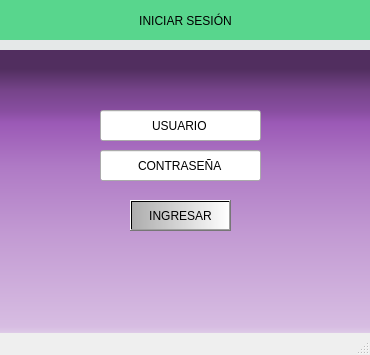
<?xml version="1.0" encoding="UTF-8"?>
<ui version="4.0">
 <class>MainWindow</class>
 <widget class="QMainWindow" name="MainWindow">
  <property name="geometry">
   <rect>
    <x>0</x>
    <y>0</y>
    <width>370</width>
    <height>355</height>
   </rect>
  </property>
  <property name="windowTitle">
   <string>MainWindow</string>
  </property>
  <widget class="QWidget" name="centralwidget">
   <widget class="QLabel" name="label">
    <property name="geometry">
     <rect>
      <x>0</x>
      <y>0</y>
      <width>371</width>
      <height>41</height>
     </rect>
    </property>
    <property name="styleSheet">
     <string notr="true">background-color: rgb(88, 214, 141);
font: 14pt &quot;Baskerville Old Face&quot;;</string>
    </property>
    <property name="text">
     <string>INICIAR SESIÓN</string>
    </property>
    <property name="alignment">
     <set>Qt::AlignmentFlag::AlignCenter</set>
    </property>
   </widget>
   <widget class="QLabel" name="label_2">
    <property name="geometry">
     <rect>
      <x>0</x>
      <y>40</y>
      <width>371</width>
      <height>16</height>
     </rect>
    </property>
    <property name="styleSheet">
     <string notr="true">background-color: rgb(229, 232, 232);</string>
    </property>
    <property name="text">
     <string/>
    </property>
   </widget>
   <widget class="QLabel" name="label_3">
    <property name="geometry">
     <rect>
      <x>0</x>
      <y>50</y>
      <width>371</width>
      <height>291</height>
     </rect>
    </property>
    <property name="styleSheet">
     <string notr="true">

background-color: qlineargradient(spread:pad, x1:0, y1:1, x2:0, y2:0, stop:0 rgba(232, 222, 240, 255), stop:0.05 rgba(215, 189, 226, 255), stop:0.36 rgba(195, 155, 211, 255), stop:0.6 rgba(175, 122, 197, 255), stop:0.75 rgba(155, 89, 182, 255), stop:0.79 rgba(136, 78, 160, 255), stop:0.86 rgba(118, 68, 138, 255), stop:0.935 rgba(81, 46, 95, 255));</string>
    </property>
    <property name="text">
     <string/>
    </property>
   </widget>
   <widget class="QLineEdit" name="lbUsuario">
    <property name="geometry">
     <rect>
      <x>100</x>
      <y>110</y>
      <width>161</width>
      <height>31</height>
     </rect>
    </property>
    <property name="text">
     <string>USUARIO</string>
    </property>
    <property name="alignment">
     <set>Qt::AlignmentFlag::AlignCenter</set>
    </property>
   </widget>
   <widget class="QLineEdit" name="lbContra">
    <property name="geometry">
     <rect>
      <x>100</x>
      <y>150</y>
      <width>161</width>
      <height>31</height>
     </rect>
    </property>
    <property name="text">
     <string>CONTRASEÑA</string>
    </property>
    <property name="alignment">
     <set>Qt::AlignmentFlag::AlignCenter</set>
    </property>
   </widget>
   <widget class="QPushButton" name="btnIngresar">
    <property name="geometry">
     <rect>
      <x>130</x>
      <y>200</y>
      <width>101</width>
      <height>31</height>
     </rect>
    </property>
    <property name="styleSheet">
     <string notr="true">background-color: qlineargradient(spread:pad, x1:0, y1:0, x2:1, y2:0, stop:0 rgba(173, 173, 173, 255), stop:1 rgba(255, 255, 255, 255));
font: 11pt &quot;Baskerville Old Face&quot;;</string>
    </property>
    <property name="text">
     <string>INGRESAR</string>
    </property>
   </widget>
   <widget class="QLabel" name="lbError">
    <property name="geometry">
     <rect>
      <x>20</x>
      <y>240</y>
      <width>331</width>
      <height>51</height>
     </rect>
    </property>
    <property name="text">
     <string/>
    </property>
   </widget>
  </widget>
  <widget class="QMenuBar" name="menubar">
   <property name="geometry">
    <rect>
     <x>0</x>
     <y>0</y>
     <width>370</width>
     <height>22</height>
    </rect>
   </property>
  </widget>
  <widget class="QStatusBar" name="statusbar"/>
 </widget>
 <resources/>
 <connections/>
</ui>
